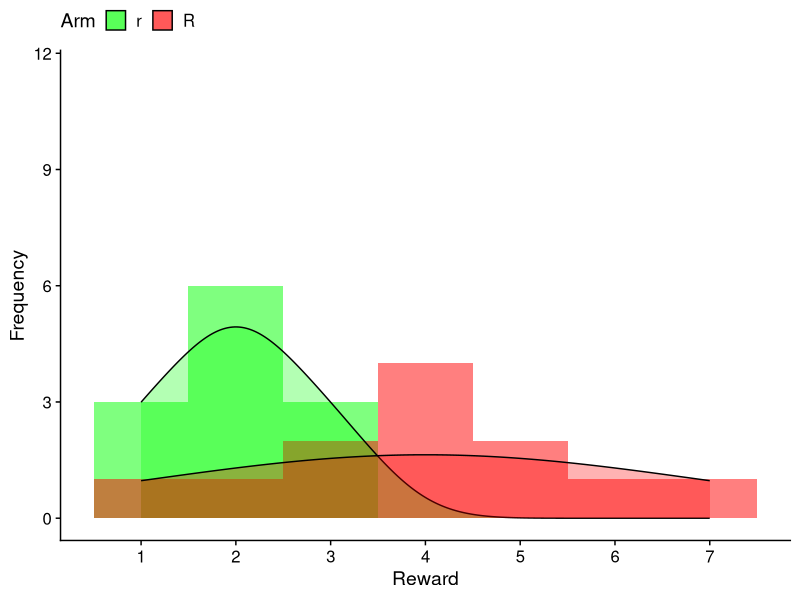
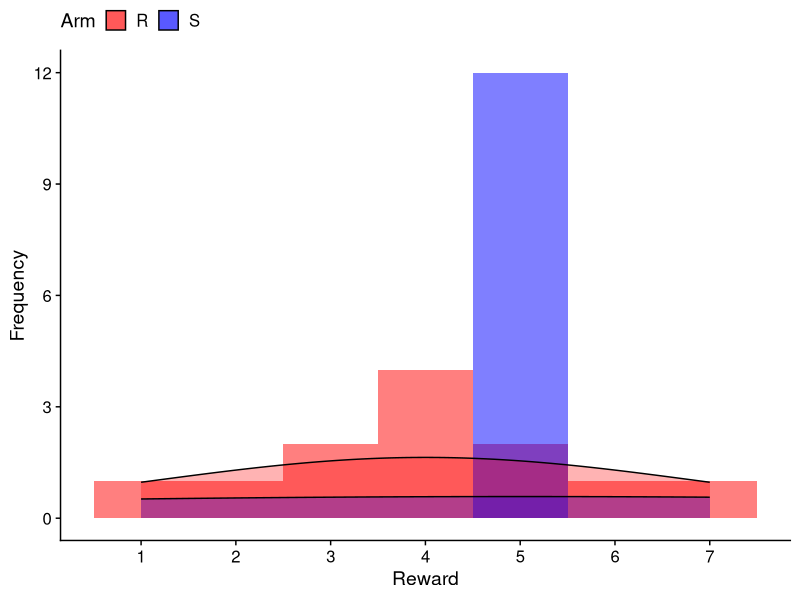
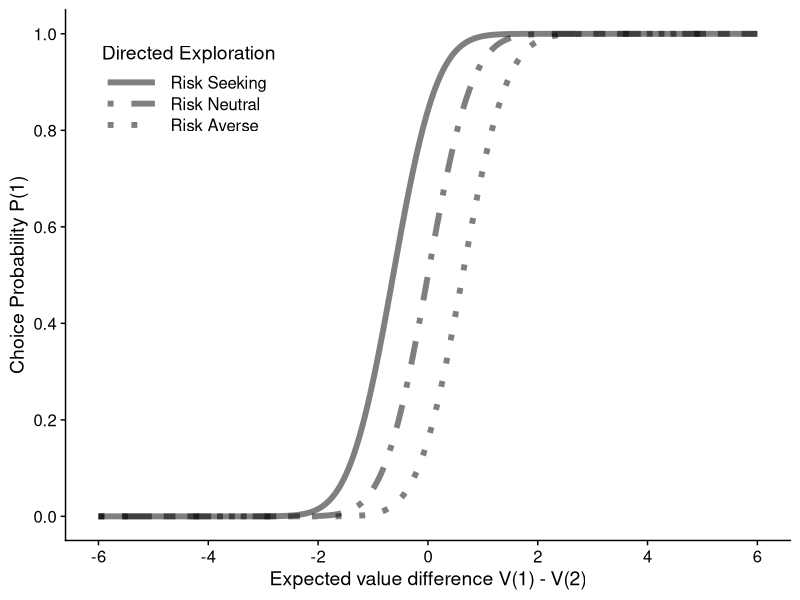
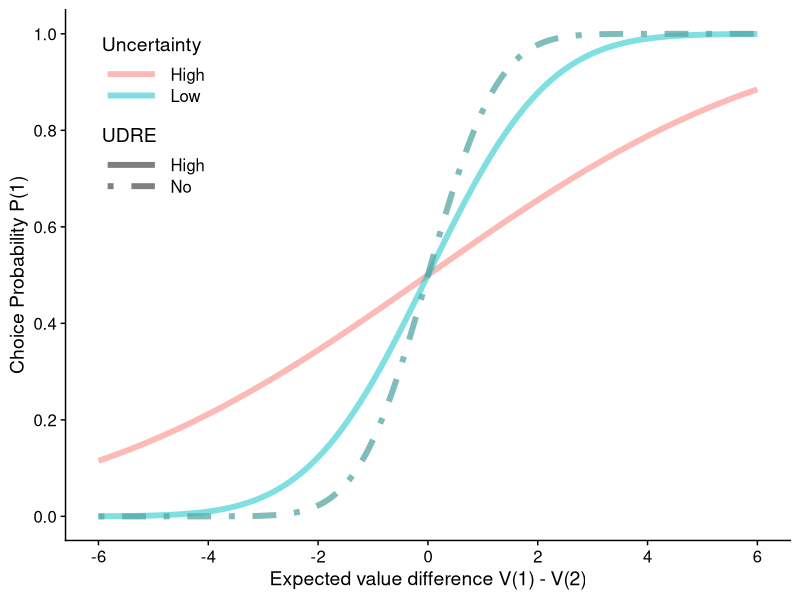
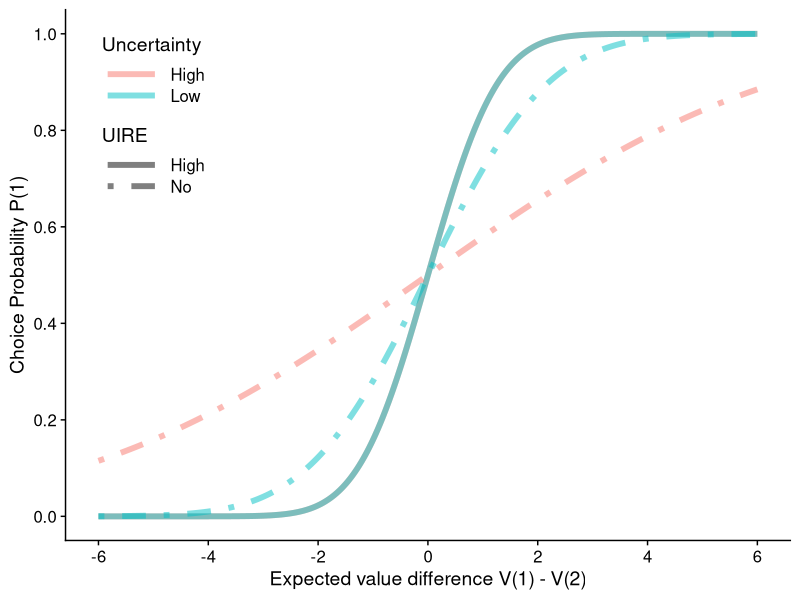
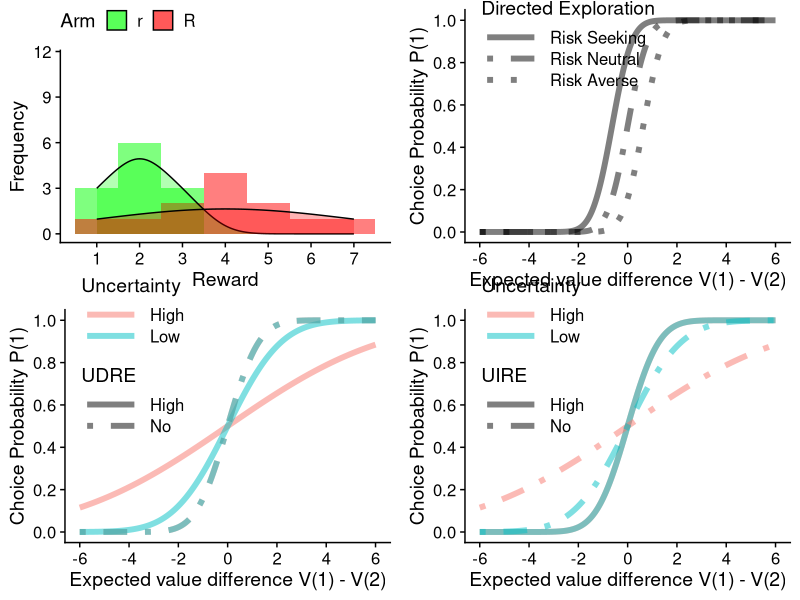

Here is the R script that generated these plots, in order:
# draw figures for illustration

required_packages <- c("tidyverse","cowplot")

# Check and install missing packages
install_and_Load <- function(packages) {
  for (pkg in packages) {
    if (!requireNamespace(pkg, quietly = TRUE)) {
      install.packages(pkg, dependencies = TRUE)
    }
    library(pkg, character.only = TRUE) # Load the required packages
  }
}

install_and_Load(required_packages)

save_path <- "fig"

# Panel B, distribution of the reward under the two conditions
## frequency of the reward in S arm r arm and R arm
R <- c(1, 2, 3, 3, 4, 4, 4, 4, 5, 5, 6, 7)
r <- c(1, 1, 1, 2, 2, 2, 2, 2, 2, 3, 3, 3)
S <- c(5, 5, 5, 5, 5, 5, 5, 5, 5, 5, 5, 5)

## plot the probability distribution of the reward
df_rR <- data.frame(R = R, r = r) %>%
  gather(key = "condition", value = "reward")
df_SR <- data.frame(R = R, S = S) %>%
  gather(key = "condition", value = "reward")

panel_B <- df_rR %>%
  ggplot(aes(x = reward, fill = condition)) +
  geom_histogram(binwidth = 1, position = "identity", alpha = 0.5) +
### add kerbal density estimation for R and r
  geom_density(data = df_rR ,
               aes(y = ..count..), alpha = 0.3,
               adjust = 3) +
  labs(x = "Reward", y = "Frequency", fill = "Arm") +
  scale_fill_manual(values = c("green", "red")) +
  theme_cowplot() +
  scale_x_continuous(breaks = seq(1, 7, 1)) +
  scale_y_continuous(breaks = seq(0, 12, 3)) +
  theme(legend.position = "top") +
  ylim(0, 11.5) # it is weird that the ylim should be 11.5 to make it as 12

panel_C <- df_SR %>%
  ggplot(aes(x = reward, fill = condition)) +
  geom_histogram(binwidth = 1, position = "identity", alpha = 0.5) +
### add kerbal density estimation for R
  geom_density(data = df_SR,
               aes(y = ..count..), alpha = 0.3,
               adjust = 3) +
  labs(x = "Reward", y = "Frequency", fill = "Arm") +
  scale_fill_manual(values = c("red", "blue")) +
  theme_cowplot() +
  scale_x_continuous(breaks = seq(1, 7, 1)) +
  scale_y_continuous(breaks = seq(0, 12, 3)) +
  theme(legend.position = "top")

ggsave(file.path(save_path, "fig1_panel_B.png"), panel_B, width = 3, height = 3)
ggsave(file.path(save_path, "fig1_panel_C.png"), panel_C, width = 3, height = 3)

# Panel D, psychometric curve for directed exploration, uncertainty-dependent random exploration, and uncertainty-independent random exploration
## Directed exploration
V <- seq(-6, 6, 0.01)
no_dir   <- pnorm(V + 0 + V/ 1.72) # 1.72 is the standard deviation of the population (TU)
more_dir <- pnorm(V + 1 + V/ 1.72)
negate_dir <- pnorm(V - 1 + V/ 1.72)
data_dir <- data.frame(V, more_dir, no_dir, negate_dir) %>% 
  gather(key = "condition", value = "P", -V) %>% 
  mutate(condition = factor(condition, levels = c("more_dir", "no_dir", "negate_dir")))

SR <- pnorm(V + 0.5 + V/ 1.72)
rR <- pnorm(V + 0.5 * 0.55 + V/ 1.89) # 1.89 is the standard deviation of the population (TU)
# RU(rR)/RU(SR) ≈ 0.55
data_SR_rR <- data.frame(V, SR, rR) %>% 
  gather(key = "condition", value = "P", -V)

directed_ex <- ggplot(data_dir, aes(x = V, y = P, linetype = condition)) +
  geom_line(linewidth = 2, alpha = 0.5) +
  labs(x = "Expected value difference V(1) - V(2)",
       y = "Choice Probability P(1)", linetype = "Directed Exploration") +
  scale_linetype_manual(values = c("solid", "dotdash", "dotted"),
                        labels = c("Risk Seeking", "Risk Neutral", "Risk Averse")) +
  theme_cowplot() +
  scale_x_continuous(breaks = seq(-6, 6, 2)) +
  scale_y_continuous(breaks = seq(0, 1, 0.2)) +
  # To place the legend inside the plot area
  theme(legend.position = "inside",
        legend.position.inside = c(0.05, 0.85)) +
  theme(legend.key.width = unit(1.5,"cm")) +
  # make legend as three line
  guides(linetype = guide_legend(nrow = 3, byrow = TRUE))

ggsave(file.path(save_path, "fig1_panel_C_directed_exploration.png"), directed_ex, width = 5, height = 5)

## Uncertainty-dependent random exploration
no_UDR   <- pnorm(1 * V + 0 + 0 * V/ 1.72) # 1.72 is the standard deviation of the population (TU)
more_UDR <- pnorm(0 * V + 0 + 1 * V/ 1.72)
no_UDR_high_uncertainty   <- pnorm(1 * V + 0 + 0 * V/ 5)
more_UDR_high_uncertainty <- pnorm(0 * V + 0 + 1 * V/ 5)
# gater in 2 key: level of UDR and level of uncertainty
data_UDR <- data.frame(V, no_UDR, more_UDR, no_UDR_high_uncertainty, more_UDR_high_uncertainty) %>% 
  gather(key = "condition", value = "P", -V) %>% 
  mutate(uncertainty = ifelse(condition %in% c("no_UDR", "more_UDR"), "Low", "High"),
         UDR = ifelse(condition %in% c("no_UDR", "no_UDR_high_uncertainty"), "No", "High"))

UDR_ex <- ggplot(data_UDR, aes(x = V, y = P, linetype = UDR, colour = uncertainty)) +
  geom_line(linewidth = 2, alpha = 0.5) +
  labs(x = "Expected value difference V(1) - V(2)",
       y = "Choice Probability P(1)",
       linetype = "UDRE",
       colour = "Uncertainty") +
  scale_linetype_manual(values = c("solid", "dotdash")) +
  theme_cowplot() +
  scale_x_continuous(breaks = seq(-6, 6, 2)) +
  scale_y_continuous(breaks = seq(0, 1, 0.2)) +
  theme(legend.position = "inside",
        legend.position.inside = c(0.05, 0.8)) +
  theme(legend.key.width = unit(1.5,"cm")) +
  guides(linetype = guide_legend(nrow = 2, byrow = TRUE))

ggsave(file.path(save_path, "fig1_panel_C_UDR_exploration.png"), UDR_ex, width = 5, height = 5)

## Uncertainty-independent random exploration
no_UIR   <- pnorm(0 * V + 0 + 1 * V/ 1.72) # 1.72 is the standard deviation of the population (TU)
more_UIR <- pnorm(1 * V + 0 + 0 * V/ 1.72)
no_UIR_high_uncertainty   <- pnorm(0 * V + 0 + 1 * V/ 5)
more_UIR_high_uncertainty <- pnorm(1 * V + 0 + 0 * V/ 5)
# gater in 2 key: level of UIR and level of uncertainty
data_UIR <- data.frame(V, no_UIR, more_UIR, no_UIR_high_uncertainty, more_UIR_high_uncertainty) %>% 
  gather(key = "condition", value = "P", -V) %>% 
  mutate(uncertainty = ifelse(condition %in% c("no_UIR", "more_UIR"), "Low", "High"),
         UIR = ifelse(condition %in% c("no_UIR", "no_UIR_high_uncertainty"), "No", "High"))

UIR_ex <- ggplot(data_UIR, aes(x = V, y = P, linetype = UIR, colour = uncertainty)) +
  geom_line(linewidth = 2, alpha = 0.5) +
  labs(x = "Expected value difference V(1) - V(2)",
       y = "Choice Probability P(1)",
       linetype = "UIRE",
       colour = "Uncertainty") +
  scale_linetype_manual(values = c("solid", "dotdash")) +
  theme_cowplot() +
  scale_x_continuous(breaks = seq(-6, 6, 2)) +
  scale_y_continuous(breaks = seq(0, 1, 0.2)) +
  theme(legend.position = "inside",
        legend.position.inside = c(0.05, 0.8)) +
  theme(legend.key.width = unit(1.5,"cm")) +
  guides(linetype = guide_legend(nrow = 2, byrow = TRUE))

ggsave(file.path(save_path, "fig1_panel_C_UIR_exploration.png"), UIR_ex, width = 5, height = 5)

# combine the four figures
panel_BC <- plot_grid(panel_B, directed_ex, UDR_ex, UIR_ex, ncol = 2)
ggsave(file.path(save_path, "fig1_panel_BC.png"), panel_BC, width = 14, height = 14)